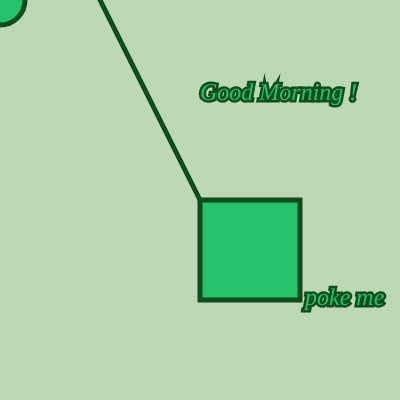
Frame 1 (no input)
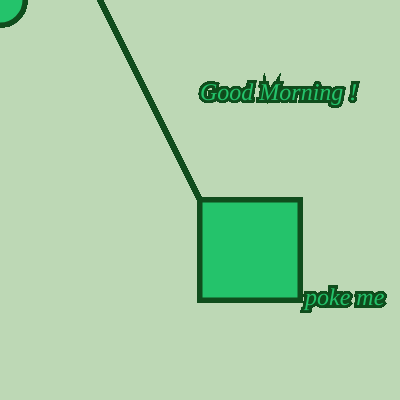
Frame 60 (no input)
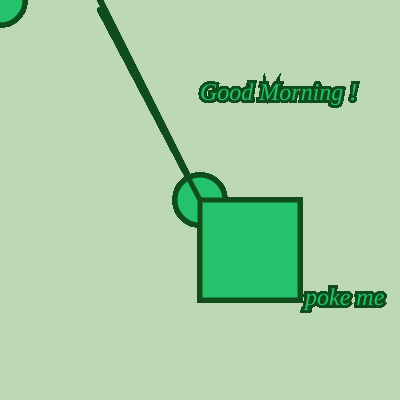
Frame 120 (the mouse pressed at the canvas centre since frame 60)

The p5.js sketch that drew these frames (run headless with seeded random() and noise() and a simulated clock; from frame 60 on, the mouse is pressed at the canvas centre):

// p5.js sketch
// ── sketch.js

var robi=0;


function setup() {
  createCanvas(400, 400);
background("#BDD8B5");
}

function draw() {
  
  fill(140,robi,60);
  stroke("#104D1D");
  strokeWeight(5);
  ellipse(200,200,robi,robi);
  
  fill("#24C36B");
  ellipse(mouseX, mouseY, 50, 50);
  textSize(24);
  textFont("Georgia");
  textStyle(ITALIC);
  text("Good Morning !", 200, 100);
  text("poke me", 305,305);
  rect(200,200,100,100);
  line(200,200,100,robi);

}
function mousePressed(){
  
  robi = robi+10;
  
}
// ── style.css

/*==================== RESET =====================*/
html, body, div, span, applet, object, iframe,
h1, h2, h3, h4, h5, h6, p, blockquote, pre,
a, abbr, acronym, address, big, cite, code,
del, dfn, em, img, ins, kbd, q, s, samp,
small, strike, strong, sub, sup, tt, var,
b, u, i, center,
dl, dt, dd, ol, ul, li,
fieldset, form, label, legend,
table, caption, tbody, tfoot, thead, tr, th, td,
article, aside, canvas, details, embed, 
figure, figcaption, footer, header, hgroup, 
menu, nav, output, ruby, section, summary,
time, mark, audio, video {
  margin: 0;
  padding: 0;
  border: 0;
  font-size: 100%;
  font: inherit;
  vertical-align: baseline;
}
/* HTML5 display-role reset for older browsers */
article, aside, details, figcaption, figure, 
footer, header, hgroup, menu, nav, section {
  display: block;
}
body {
  line-height: 1;
}
ol, ul {
  list-style: none;
}
blockquote, q {
  quotes: none;
}
blockquote:before, blockquote:after,
q:before, q:after {
  content: '';
  content: none;
}
table {
  border-collapse: collapse;
  border-spacing: 0;
}
/*==================== RESET =====================*/

body {font-family: Arial, Helvetica, sans-serif;}


.content{
  width: 1200px;
  margin:0 auto;
}

.container{
  width: 350px;
  margin:0 auto;
}

.container h1,.content h1{
  font-size: 30px;
}

.indexTable{
  float: left;
}
.indexForm{
  width: 350px;
  float: right;
}

input[type=text], input[type=password], input[type=email], select {
  width: 320px;
  padding: 15px;
  margin: 5px 0 22px 0;
  display: inline-block;
  border: none;
  background: #f1f1f1;
}
select{
  width: 350px;
}

input[type=text]:focus, input[type=password]:focus, select:focus{
  background-color: #fcfcfc;
  border:1px solid #000;
  outline: none;
}

hr {
  border: 1px solid #f1f1f1;
  margin-bottom: 25px;
}

/* Set a style for all buttons */
button {
  background-color: #0099cc;
  color: white;
  padding: 14px 20px;
  margin: 8px 0;
  border: none;
  cursor: pointer;
  width: 100%;
  opacity: 0.9;
}

button:hover {
  opacity:1;
}

a{
  text-decoration: none;
  color:##1644c7;
}
a:hover{
  color:#0099cc;
}
/* Extra styles for the cancel button */
.cancelbtn {
  padding: 14px 20px;
  background-color: #f44336;
}

/* Float cancel and signup buttons and add an equal width */
.cancelbtn, .signupbtn {
  float: left;
  width: 50%;
}

/* Add padding to container elements */
.container {
  padding: 16px;
}

/* Clear floats */
.clearfix::after {
  content: "";
  clear: both;
  display: table;
}

/* Change styles for cancel button and signup button on extra small screens */
@media screen and (max-width: 300px) {
  .cancelbtn, .signupbtn {
     width: 100%;
  }
}
.error {
  width: 350px; 
  margin: 0px auto; 
  padding: 10px; 
  border: 1px solid #a94442; 
  color: #a94442; 
  background: #f2dede; 
  border-radius: 5px; 
  text-align: left;
}
.success {
  color: #3c763d; 
  background: #dff0d8; 
  border: 1px solid #3c763d;
  margin-bottom: 20px;
}

/* Table Style */


table {
  width:800px;
}
table, th, td {
  border: 1px solid black;
  border-collapse: collapse;
}
th, td {
  padding: 15px;
  text-align: left;
}
#t01 tr:nth-child(even) {
  background-color: #eee;
}
#t01 tr:nth-child(odd) {
 background-color: #fff;
}
#t01 th {
  background-color: black;
  color: white;
}
